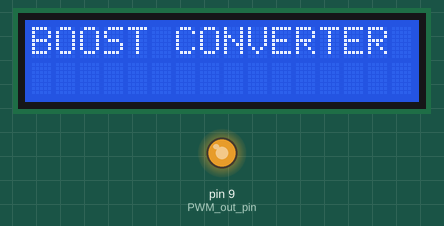
A sketch run on a simulated Arduino Uno, built with avr-gcc and run on an emulated ATmega328P. On the bench: 16×2 character LCD, output pins drawn as LEDs (lit = HIGH).

Above: at 0.1 s.
At 6.1 s:
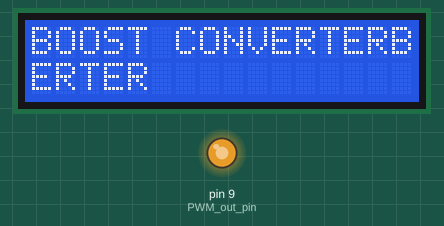
At 15.1 s:
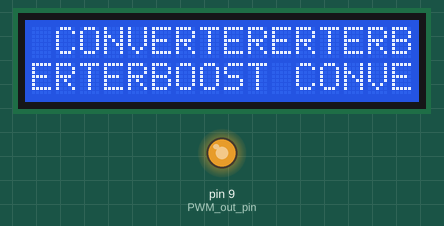
At 33.1 s:
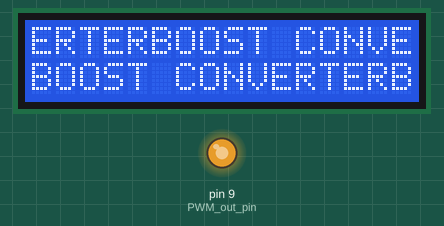
Timing chart, 0 to 34.6 s (numbered marks = the images above):
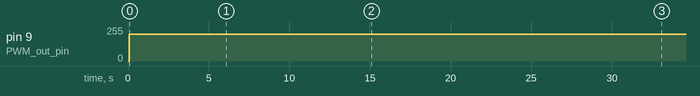

The sketch:

boost_converter.ino
```cpp
#include <LiquidCrystal.h>
LiquidCrystal lcd (13,12,4,5,6,7);
//13-rs,12-en,8-D4,7-D5,4-D6,2-D7

int PWM_out_pin = 9; // Must be one of 3, 5, 6, 9, 10, or 11
// for Arduino Uno
void setup()
{
  lcd.begin (16,2); //16 char 2 row.16*2 lcd

pinMode(PWM_out_pin, OUTPUT);
}
void loop()
{

//  lcd.setCursor(0,0);
  lcd.print("BOOST CONVERTER");
  byte PWM_out_level;
  PWM_out_level = 200;
  analogWrite( PWM_out_pin, PWM_out_level);
  delay(3000);
}
```

Measured:
- by itself, pin 9 (PWM_out_pin): 0/255 → 200/255 at 0.06 s
- what the display in image 1 shows lasts 3.0 s, from 6.1 s to 9.1 s
